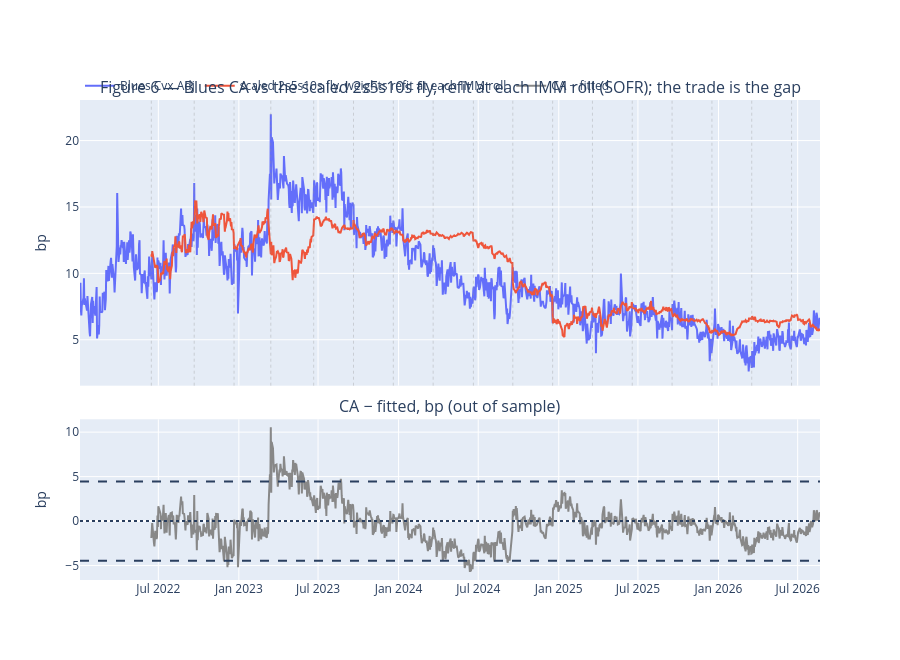

This figure's notebook cell:
### Markdown cell above
### Figure 6 — Blues CA vs the scaled fly. **This is the trade.**

> *"Our trade … is constructed as a convergence trade between the Blues CA and
> the 2s5s10s fly, precisely as illustrated in Figure 6."*

The fitted line below is **out of sample**: every point uses weights, level and
scale estimated on data ending at the previous quarter end.

### Code cell
F6 = W6F.iloc[-1].to_dict()
P["fitted_ca_bp"] = FIT6F
P["rich_bp"] = P["blues_ca_bp"] - P["fitted_ca_bp"]
P["rich_z"] = ((P["rich_bp"] - P["rich_bp"].rolling(CFG.z_window_bd, min_periods=126).mean())
               / P["rich_bp"].rolling(CFG.z_window_bd, min_periods=126).std(ddof=1))
P["fly_bp"] = _combo(P, F6["w2"], F6["w10"]) * 100.0

_f = make_subplots(rows=2, cols=1, shared_xaxes=True, row_heights=[0.64, 0.36],
                   vertical_spacing=0.07,
                   subplot_titles=("Figure 6 — Blues CA vs the scaled 2s5s10s "
                                   "fly, refit at each IMM roll (SOFR); the trade is "
                                   "the gap",
                                   "CA − fitted, bp (out of sample)"))
_f.add_trace(go.Scatter(x=P.index, y=P["blues_ca_bp"], name="Blues Cvx Adj"),
             row=1, col=1)
_f.add_trace(go.Scatter(x=P["fitted_ca_bp"].dropna().index,
                        y=P["fitted_ca_bp"].dropna(),
                        name="scaled 2s5s10s fly, weights refit at each IMM roll"),
             row=1, col=1)
_f.add_trace(go.Scatter(x=P.index, y=P["rich_bp"], name="CA − fitted",
                        line=dict(color="#888")), row=2, col=1)
_sd2 = P["rich_bp"].std(ddof=1) * 2
for _s_, _d_ in ((0.0, "dot"), (_sd2, "dash"), (-_sd2, "dash")):
    _f.add_hline(y=_s_, line_dash=_d_, row=2, col=1)
# NB: not `_q` -- that name holds a residual sd used in the summary cell, and a
# Timestamp formatted with ":.2f" does not raise, it falls through to strftime
# and returns the literal string ".2f".
for _rb in W6F["in_force_from"]:
    _f.add_vline(x=_rb, line_width=1, line_dash="dot",
                 line_color="rgba(150,150,150,0.35)", row=1, col=1)
_f.update_yaxes(title_text="bp", row=1, col=1)
_f.update_yaxes(title_text="bp", row=2, col=1)
_f.update_layout(height=660, legend=dict(orientation="h", y=1.06))
_f.show()
print("(the faint vertical lines are the IMM-roll rebalance dates)")

print(f"\nas of {_last.date()}: Blues CA {P['blues_ca_bp'].iloc[-1]:.2f}bp, "
      f"fitted {P['fitted_ca_bp'].iloc[-1]:.2f}bp, "
      f"rich by {P['rich_bp'].iloc[-1]:+.2f}bp "
      f"({P['rich_z'].iloc[-1]:+.2f} sigma)")
print(f"current weights {F6['w2']:.3f}/-1/{F6['w10']:.3f}, fitted "
      f"{W6F.index[-1].date()}, in force since "
      f"{pd.Timestamp(F6['in_force_from']).date()}")
print(f"window: residual sd {P['rich_bp'].std(ddof=1):.2f}bp, "
      f"|residual| > 2 sigma on {100 * (P['rich_z'].abs() > 2).mean():.1f}% of days")
print(f"fly level today {P['fly_bp'].iloc[-1]:+.1f}bp; the note's ED entry was "
      f"{CFG.entry_fly_bp:+.1f}bp on a differently-weighted fly and a different "
      "curve, so the levels are not comparable and are not meant to be")

### Figure 1 — Plotly figure (JSON) as saved in the notebook; plotly's stock layout.template omitted (floating-point values rounded to 4 significant figures; data arrays with more than 128 entries replaced by an {"elided": "..."} marker saying what was removed)
{"data": [{"name": "Blues Cvx Adj", "type": "scatter", "x": {"elided": "1159 str values"}, "xaxis": "x", "y": {"elided": "1159 float values"}, "yaxis": "y"}, {"name": "scaled 2s5s10s fly, weights refit at each IMM roll", "type": "scatter", "x": {"elided": "1046 str values"}, "xaxis": "x", "y": {"elided": "1046 float values"}, "yaxis": "y"}, {"line": {"color": "#888"}, "name": "CA − fitted", "type": "scatter", "x": {"elided": "1159 str values"}, "xaxis": "x2", "y": {"elided": "1159 float values"}, "yaxis": "y2"}], "layout": {"annotations": [{"font": {"size": 16}, "showarrow": false, "text": "Figure 6 — Blues CA vs the scaled 2s5s10s fly, refit at each IMM roll (SOFR); the trade is the gap", "x": 0.5, "xanchor": "center", "xref": "paper", "y": 1.0, "yanchor": "bottom", "yref": "paper"}, {"font": {"size": 16}, "showarrow": false, "text": "CA − fitted, bp (out of sample)", "x": 0.5, "xanchor": "center", "xref": "paper", "y": 0.3348, "yanchor": "bottom", "yref": "paper"}], "height": 660, "legend": {"orientation": "h", "y": 1.06}, "shapes": [{"line": {"dash": "dot"}, "type": "line", "x0": 0, "x1": 1, "xref": "x2 domain", "y0": 0.0, "y1": 0.0, "yref": "y2"}, {"line": {"dash": "dash"}, "type": "line", "x0": 0, "x1": 1, "xref": "x2 domain", "y0": 4.464, "y1": 4.464, "yref": "y2"}, {"line": {"dash": "dash"}, "type": "line", "x0": 0, "x1": 1, "xref": "x2 domain", "y0": -4.464, "y1": -4.464, "yref": "y2"}, {"line": {"color": "rgba(150,150,150,0.35)", "dash": "dot", "width": 1}, "type": "line", "x0": "2022-06-15T00:00:00", "x1": "2022-06-15T00:00:00", "xref": "x", "y0": 0, "y1": 1, "yref": "y domain"}, {"line": {"color": "rgba(150,150,150,0.35)", "dash": "dot", "width": 1}, "type": "line", "x0": "2022-09-21T00:00:00", "x1": "2022-09-21T00:00:00", "xref": "x", "y0": 0, "y1": 1, "yref": "y domain"}, {"line": {"color": "rgba(150,150,150,0.35)", "dash": "dot", "width": 1}, "type": "line", "x0": "2022-12-21T00:00:00", "x1": "2022-12-21T00:00:00", "xref": "x", "y0": 0, "y1": 1, "yref": "y domain"}, {"line": {"color": "rgba(150,150,150,0.35)", "dash": "dot", "width": 1}, "type": "line", "x0": "2023-03-15T00:00:00", "x1": "2023-03-15T00:00:00", "xref": "x", "y0": 0, "y1": 1, "yref": "y domain"}, {"line": {"color": "rgba(150,150,150,0.35)", "dash": "dot", "width": 1}, "type": "line", "x0": "2023-06-21T00:00:00", "x1": "2023-06-21T00:00:00", "xref": "x", "y0": 0, "y1": 1, "yref": "y domain"}, {"line": {"color": "rgba(150,150,150,0.35)", "dash": "dot", "width": 1}, "type": "line", "x0": "2023-09-20T00:00:00", "x1": "2023-09-20T00:00:00", "xref": "x", "y0": 0, "y1": 1, "yref": "y domain"}, {"line": {"color": "rgba(150,150,150,0.35)", "dash": "dot", "width": 1}, "type": "line", "x0": "2023-12-20T00:00:00", "x1": "2023-12-20T00:00:00", "xref": "x", "y0": 0, "y1": 1, "yref": "y domain"}, {"line": {"color": "rgba(150,150,150,0.35)", "dash": "dot", "width": 1}, "type": "line", "x0": "2024-03-20T00:00:00", "x1": "2024-03-20T00:00:00", "xref": "x", "y0": 0, "y1": 1, "yref": "y domain"}, {"line": {"color": "rgba(150,150,150,0.35)", "dash": "dot", "width": 1}, "type": "line", "x0": "2024-06-20T00:00:00", "x1": "2024-06-20T00:00:00", "xref": "x", "y0": 0, "y1": 1, "yref": "y domain"}, {"line": {"color": "rgba(150,150,150,0.35)", "dash": "dot", "width": 1}, "type": "line", "x0": "2024-09-18T00:00:00", "x1": "2024-09-18T00:00:00", "xref": "x", "y0": 0, "y1": 1, "yref": "y domain"}, {"line": {"color": "rgba(150,150,150,0.35)", "dash": "dot", "width": 1}, "type": "line", "x0": "2024-12-18T00:00:00", "x1": "2024-12-18T00:00:00", "xref": "x", "y0": 0, "y1": 1, "yref": "y domain"}, {"line": {"color": "rgba(150,150,150,0.35)", "dash": "dot", "width": 1}, "type": "line", "x0": "2025-03-19T00:00:00", "x1": "2025-03-19T00:00:00", "xref": "x", "y0": 0, "y1": 1, "yref": "y domain"}, {"line": {"color": "rgba(150,150,150,0.35)", "dash": "dot", "width": 1}, "type": "line", "x0": "2025-06-18T00:00:00", "x1": "2025-06-18T00:00:00", "xref": "x", "y0": 0, "y1": 1, "yref": "y domain"}, {"line": {"color": "rgba(150,150,150,0.35)", "dash": "dot", "width": 1}, "type": "line", "x0": "2025-09-17T00:00:00", "x1": "2025-09-17T00:00:00", "xref": "x", "y0": 0, "y1": 1, "yref": "y domain"}, {"line": {"color": "rgba(150,150,150,0.35)", "dash": "dot", "width": 1}, "type": "line", "x0": "2025-12-17T00:00:00", "x1": "2025-12-17T00:00:00", "xref": "x", "y0": 0, "y1": 1, "yref": "y domain"}, {"line": {"color": "rgba(150,150,150,0.35)", "dash": "dot", "width": 1}, "type": "line", "x0": "2026-03-18T00:00:00", "x1": "2026-03-18T00:00:00", "xref": "x", "y0": 0, "y1": 1, "yref": "y domain"}, {"line": {"color": "rgba(150,150,150,0.35)", "dash": "dot", "width": 1}, "type": "line", "x0": "2026-06-17T00:00:00", "x1": "2026-06-17T00:00:00", "xref": "x", "y0": 0, "y1": 1, "yref": "y domain"}], "xaxis": {"anchor": "y", "domain": [0.0, 1.0], "matches": "x2", "showticklabels": false}, "xaxis2": {"anchor": "y2", "domain": [0.0, 1.0]}, "yaxis": {"anchor": "x", "domain": [0.4048, 1.0], "title": {"text": "bp"}}, "yaxis2": {"anchor": "x2", "domain": [0.0, 0.3348], "title": {"text": "bp"}}}}
